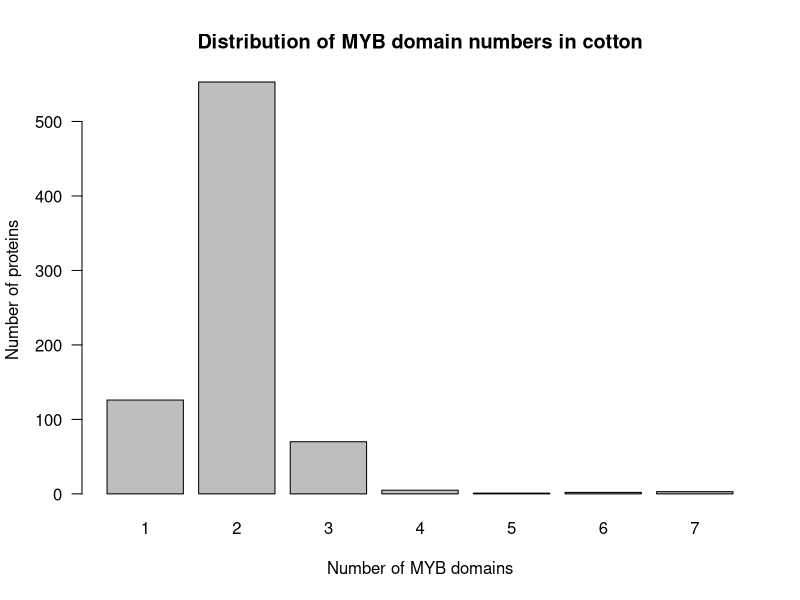

This figure's R source:
# Cotton MYB domain number distribution

dom_data <- read.table(
  "results/tables/domain_counts.txt",
  header = TRUE,
  sep = "\t"
)

# count domain numbers
domain_count <- table(dom_data$domain_count)

print(domain_count)

# save figure
png(
  "results/figures/Fig2_Myb_domain_number.png",
  width = 900,
  height = 600
)

barplot(
  domain_count,
  main = "Distribution of MYB domain numbers in cotton",
  xlab = "Number of MYB domains",
  ylab = "Number of proteins",
  las = 1
)

dev.off()

print("Figure generated!")
